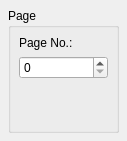
<?xml version="1.0" encoding="UTF-8"?>
<ui version="4.0">
 <class>PageBase</class>
 <widget class="QWidget" name="PageBase">
  <property name="geometry">
   <rect>
    <x>0</x>
    <y>0</y>
    <width>127</width>
    <height>141</height>
   </rect>
  </property>
  <property name="windowTitle">
   <string>Form</string>
  </property>
  <layout class="QGridLayout">
   <property name="margin">
    <number>8</number>
   </property>
   <property name="spacing">
    <number>6</number>
   </property>
   <item row="0" column="0">
    <widget class="QGroupBox" name="groupBox">
     <property name="title">
      <string>Page</string>
     </property>
     <property name="flat">
      <bool>true</bool>
     </property>
     <layout class="QGridLayout">
      <property name="margin">
       <number>8</number>
      </property>
      <property name="spacing">
       <number>6</number>
      </property>
      <item row="2" column="0">
       <spacer>
        <property name="orientation">
         <enum>Qt::Vertical</enum>
        </property>
        <property name="sizeHint" stdset="0">
         <size>
          <width>76</width>
          <height>81</height>
         </size>
        </property>
       </spacer>
      </item>
      <item row="1" column="0">
       <widget class="QSpinBox" name="pageNo">
        <property name="maximum">
         <number>9999</number>
        </property>
       </widget>
      </item>
      <item row="0" column="0">
       <widget class="QLabel" name="label">
        <property name="text">
         <string>Page No.:</string>
        </property>
        <property name="textFormat">
         <enum>Qt::PlainText</enum>
        </property>
       </widget>
      </item>
     </layout>
    </widget>
   </item>
  </layout>
 </widget>
 <resources/>
 <connections/>
</ui>
